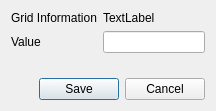
<?xml version="1.0" encoding="UTF-8"?>
<ui version="4.0">
 <class>CellUpdateDialog</class>
 <widget class="QDialog" name="CellUpdateDialog">
  <property name="geometry">
   <rect>
    <x>0</x>
    <y>0</y>
    <width>216</width>
    <height>111</height>
   </rect>
  </property>
  <property name="minimumSize">
   <size>
    <width>216</width>
    <height>111</height>
   </size>
  </property>
  <property name="maximumSize">
   <size>
    <width>216</width>
    <height>111</height>
   </size>
  </property>
  <property name="windowTitle">
   <string>Dialog</string>
  </property>
  <layout class="QVBoxLayout" name="verticalLayout">
   <item>
    <layout class="QFormLayout" name="formLayout">
     <item row="0" column="0">
      <widget class="QLabel" name="label">
       <property name="text">
        <string>Grid Information</string>
       </property>
      </widget>
     </item>
     <item row="1" column="0">
      <widget class="QLabel" name="label_2">
       <property name="text">
        <string>Value</string>
       </property>
      </widget>
     </item>
     <item row="1" column="1">
      <widget class="QLineEdit" name="edtWeight"/>
     </item>
     <item row="0" column="1">
      <widget class="QLabel" name="lblGridInformation">
       <property name="text">
        <string>TextLabel</string>
       </property>
      </widget>
     </item>
    </layout>
   </item>
   <item>
    <widget class="QDialogButtonBox" name="buttonBox">
     <property name="orientation">
      <enum>Qt::Horizontal</enum>
     </property>
     <property name="standardButtons">
      <set>QDialogButtonBox::Cancel|QDialogButtonBox::Save</set>
     </property>
    </widget>
   </item>
  </layout>
 </widget>
 <resources/>
 <connections/>
</ui>
